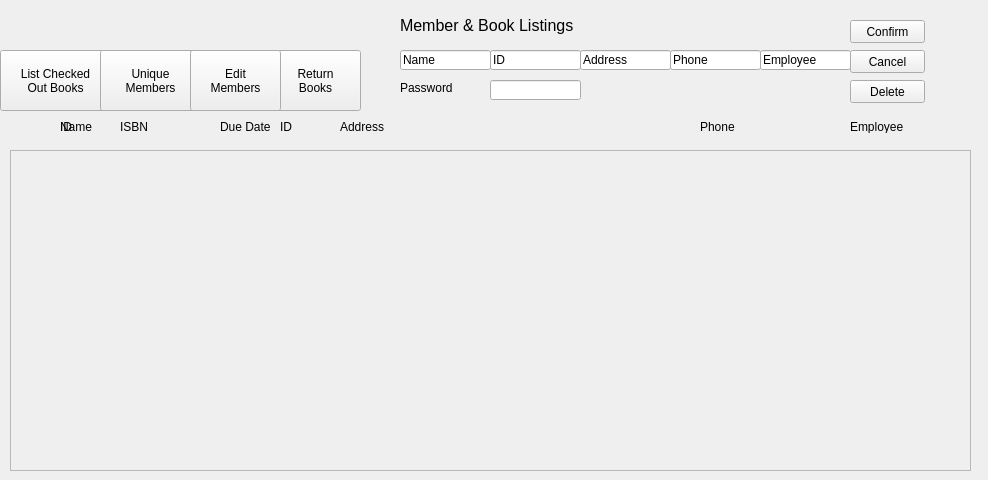
<?xml version="1.0" encoding="UTF-8"?>
<ui version="4.0">
 <class>EditMembers</class>
 <widget class="QWidget" name="EditMembers">
  <property name="geometry">
   <rect>
    <x>0</x>
    <y>0</y>
    <width>988</width>
    <height>480</height>
   </rect>
  </property>
  <property name="windowTitle">
   <string>Member &amp; Book Listings</string>
  </property>
  <widget class="QPushButton" name="cmdListMems">
   <property name="geometry">
    <rect>
     <x>0</x>
     <y>50</y>
     <width>111</width>
     <height>61</height>
    </rect>
   </property>
   <property name="text">
    <string>List Checked
Out Books</string>
   </property>
  </widget>
  <widget class="QScrollArea" name="scrollArea">
   <property name="geometry">
    <rect>
     <x>10</x>
     <y>150</y>
     <width>961</width>
     <height>321</height>
    </rect>
   </property>
   <property name="widgetResizable">
    <bool>true</bool>
   </property>
   <widget class="QWidget" name="scrollAreaWidgetContents">
    <property name="geometry">
     <rect>
      <x>0</x>
      <y>0</y>
      <width>959</width>
      <height>319</height>
     </rect>
    </property>
   </widget>
  </widget>
  <widget class="QPushButton" name="cmdUniqueMems">
   <property name="geometry">
    <rect>
     <x>100</x>
     <y>50</y>
     <width>101</width>
     <height>61</height>
    </rect>
   </property>
   <property name="text">
    <string>Unique
Members</string>
   </property>
  </widget>
  <widget class="QLabel" name="label">
   <property name="geometry">
    <rect>
     <x>400</x>
     <y>0</y>
     <width>181</width>
     <height>51</height>
    </rect>
   </property>
   <property name="font">
    <font>
     <pointsize>12</pointsize>
    </font>
   </property>
   <property name="text">
    <string>Member &amp; Book Listings</string>
   </property>
  </widget>
  <widget class="QLabel" name="label_2">
   <property name="enabled">
    <bool>true</bool>
   </property>
   <property name="geometry">
    <rect>
     <x>60</x>
     <y>120</y>
     <width>47</width>
     <height>13</height>
    </rect>
   </property>
   <property name="text">
    <string>Name</string>
   </property>
  </widget>
  <widget class="QLabel" name="label_3">
   <property name="enabled">
    <bool>true</bool>
   </property>
   <property name="geometry">
    <rect>
     <x>280</x>
     <y>120</y>
     <width>47</width>
     <height>13</height>
    </rect>
   </property>
   <property name="text">
    <string>ID</string>
   </property>
  </widget>
  <widget class="QLabel" name="label_4">
   <property name="enabled">
    <bool>true</bool>
   </property>
   <property name="geometry">
    <rect>
     <x>340</x>
     <y>120</y>
     <width>55</width>
     <height>13</height>
    </rect>
   </property>
   <property name="text">
    <string>Address</string>
   </property>
  </widget>
  <widget class="QLabel" name="label_5">
   <property name="enabled">
    <bool>true</bool>
   </property>
   <property name="geometry">
    <rect>
     <x>700</x>
     <y>120</y>
     <width>47</width>
     <height>13</height>
    </rect>
   </property>
   <property name="text">
    <string>Phone</string>
   </property>
  </widget>
  <widget class="QLabel" name="label_6">
   <property name="enabled">
    <bool>true</bool>
   </property>
   <property name="geometry">
    <rect>
     <x>850</x>
     <y>120</y>
     <width>60</width>
     <height>13</height>
    </rect>
   </property>
   <property name="text">
    <string>Employee</string>
   </property>
  </widget>
  <widget class="QLabel" name="lblCheckoutID">
   <property name="enabled">
    <bool>true</bool>
   </property>
   <property name="geometry">
    <rect>
     <x>60</x>
     <y>120</y>
     <width>16</width>
     <height>13</height>
    </rect>
   </property>
   <property name="text">
    <string>ID</string>
   </property>
  </widget>
  <widget class="QLabel" name="lblCheckoutISBN">
   <property name="enabled">
    <bool>true</bool>
   </property>
   <property name="geometry">
    <rect>
     <x>120</x>
     <y>120</y>
     <width>47</width>
     <height>13</height>
    </rect>
   </property>
   <property name="text">
    <string>ISBN</string>
   </property>
  </widget>
  <widget class="QLabel" name="lblCheckoutDueDate">
   <property name="enabled">
    <bool>true</bool>
   </property>
   <property name="geometry">
    <rect>
     <x>220</x>
     <y>120</y>
     <width>55</width>
     <height>13</height>
    </rect>
   </property>
   <property name="text">
    <string>Due Date</string>
   </property>
  </widget>
  <widget class="QPushButton" name="cmdReturn">
   <property name="geometry">
    <rect>
     <x>270</x>
     <y>50</y>
     <width>91</width>
     <height>61</height>
    </rect>
   </property>
   <property name="text">
    <string>Return
Books</string>
   </property>
  </widget>
  <widget class="QPushButton" name="cmdEditMem">
   <property name="geometry">
    <rect>
     <x>190</x>
     <y>50</y>
     <width>91</width>
     <height>61</height>
    </rect>
   </property>
   <property name="text">
    <string>Edit
Members</string>
   </property>
  </widget>
  <widget class="QLineEdit" name="txtName">
   <property name="geometry">
    <rect>
     <x>400</x>
     <y>50</y>
     <width>91</width>
     <height>20</height>
    </rect>
   </property>
   <property name="text">
    <string>Name</string>
   </property>
  </widget>
  <widget class="QLineEdit" name="txtID">
   <property name="geometry">
    <rect>
     <x>490</x>
     <y>50</y>
     <width>91</width>
     <height>20</height>
    </rect>
   </property>
   <property name="text">
    <string>ID</string>
   </property>
  </widget>
  <widget class="QLineEdit" name="txtAddress">
   <property name="geometry">
    <rect>
     <x>580</x>
     <y>50</y>
     <width>91</width>
     <height>20</height>
    </rect>
   </property>
   <property name="text">
    <string>Address</string>
   </property>
  </widget>
  <widget class="QLineEdit" name="txtPhone">
   <property name="geometry">
    <rect>
     <x>670</x>
     <y>50</y>
     <width>91</width>
     <height>20</height>
    </rect>
   </property>
   <property name="text">
    <string>Phone</string>
   </property>
  </widget>
  <widget class="QLineEdit" name="txtEmployee">
   <property name="geometry">
    <rect>
     <x>760</x>
     <y>50</y>
     <width>91</width>
     <height>20</height>
    </rect>
   </property>
   <property name="text">
    <string>Employee</string>
   </property>
  </widget>
  <widget class="QPushButton" name="cmdConfirm">
   <property name="geometry">
    <rect>
     <x>850</x>
     <y>20</y>
     <width>75</width>
     <height>23</height>
    </rect>
   </property>
   <property name="text">
    <string>Confirm</string>
   </property>
  </widget>
  <widget class="QPushButton" name="cmdCancelEdit">
   <property name="geometry">
    <rect>
     <x>850</x>
     <y>50</y>
     <width>75</width>
     <height>23</height>
    </rect>
   </property>
   <property name="text">
    <string>Cancel</string>
   </property>
  </widget>
  <widget class="QPushButton" name="cmdDelete">
   <property name="geometry">
    <rect>
     <x>850</x>
     <y>80</y>
     <width>75</width>
     <height>23</height>
    </rect>
   </property>
   <property name="text">
    <string>Delete</string>
   </property>
  </widget>
  <widget class="QLineEdit" name="txtPassword">
   <property name="geometry">
    <rect>
     <x>490</x>
     <y>80</y>
     <width>91</width>
     <height>20</height>
    </rect>
   </property>
   <property name="echoMode">
    <enum>QLineEdit::Password</enum>
   </property>
  </widget>
  <widget class="QLabel" name="lblPassword">
   <property name="geometry">
    <rect>
     <x>400</x>
     <y>80</y>
     <width>61</width>
     <height>16</height>
    </rect>
   </property>
   <property name="text">
    <string>Password</string>
   </property>
  </widget>
 </widget>
 <resources/>
 <connections/>
</ui>
